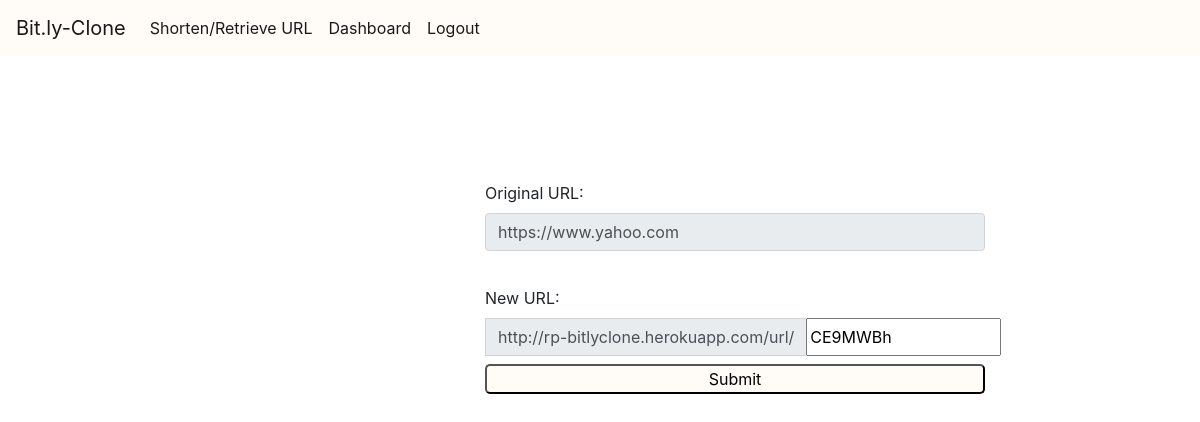
The page /update?id=37 (signed in) on the database as committed earlier.
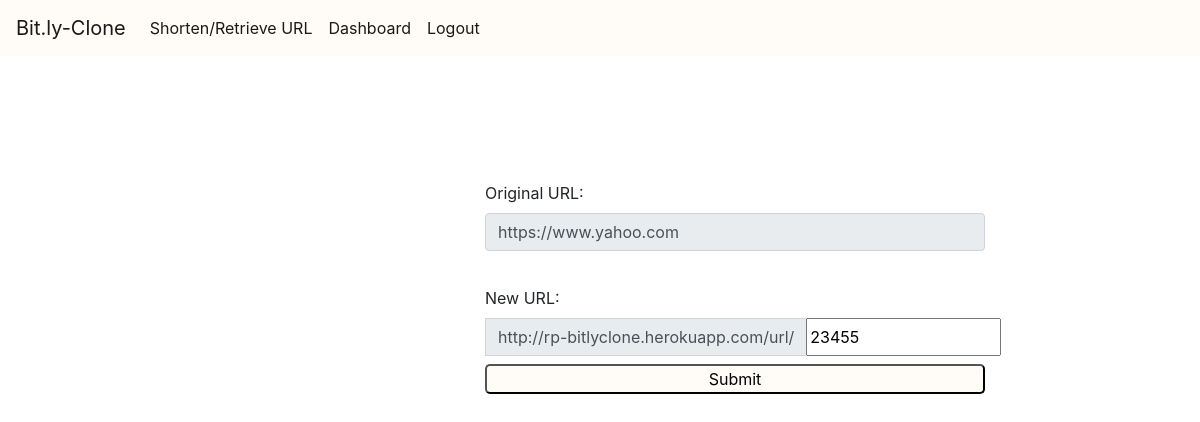
The same page on the database as committed later.
### tables this page shows
CREATE TABLE "urls" (
	"url_id"	INTEGER PRIMARY KEY AUTOINCREMENT,
	"original_url"	text,
	"auto_code"	text,
	"code"	text,
	"date"	text,
	"timestamp"	text,
	"user_id"	INTEGER,
	"click"	INTEGER
);

### app.py (the view)
@app.route("/update", methods=["GET", "POST"])
@login_required
def update():
    if request.method  == "POST":
        if not request.form.get("new"):
            return render_template("reqf.html")
        if not request.form.get("new").isalnum():
            return render_template("alnum.html")
        codes = c.execute("SELECT * FROM urls WHERE auto_code != :new AND code=:new", {"new": request.form.get("new")}).fetchall()
        if len(codes) != 0:
            return render_template("codeexists.html")
        c.execute("UPDATE urls SET code=:new WHERE auto_code=:code OR code=:code", {"new": request.form.get("new"), "code": request.form.get("code")})
        conn.commit()
        return redirect("/dashboard")
    else:
        if not request.args.get("id"):
            return "please fill out all required fields"
        url = c.execute("SELECT * FROM urls WHERE url_id=:id", {"id": request.args.get("id")}).fetchall()
        if session.get("user_id") != url[0][6]:
            return render_template("403.html")
        return render_template("uidsubmit.html", BASE_URL=BASE_URL, code=url[0][3], original_url=url[0][1])

### assist.py (called while the page is built)
def login_required(f):
    @wraps(f)
    def decorated_function(*args, **kwargs):
        if session.get("user_id") is None:
            return redirect(url_for('login'))
        return f(*args, **kwargs)
    return decorated_function

### templates/uidsubmit.html (shortened to what this page needs)
{% extends "layout.html" %}
{% block main %}
<div style="margin-top: 100px;" class="loginform">
    <form action="/update" method="POST">
        <div class="emailfield">
            <label for="exampleInputEmail1">Original URL: </label>
            <br/>
            <input style="width: 500px; text-align: left;" type="url" class="input-group-text" id="exampleInputEmail1" value="{{ original_url }}" readonly>
        </div>
        <div style="margin-top: 35px;" class="emailfield">
            <label for="inlineFormInputGroup">New URL: </label>
            <div class="input-group mb-2">
                <div class="input-group-prepend">
                    <div class="input-group-text">{{ BASE_URL }}</div>
                </div>
                <input type="text" class="exampleInputEmail2" id="inlineFormInputGroup" value="{{ code }}" name="new">
            </div>
        </div>
        <button type="submit" class="loginbutton">Submit</button>
    </form>
    <br>
</div>
{% endblock %}

Rows that differ between the two databases and show on the page:
changed urls "https://www.yahoo.com": new "CE9MWBh" → "23455"
